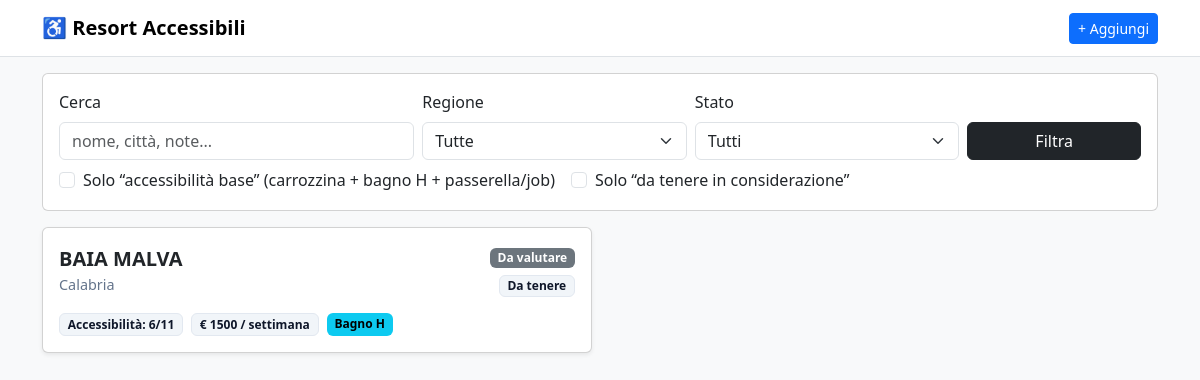
The page / on the database its author committed.
### tables this page shows
CREATE TABLE resorts (
        id INTEGER PRIMARY KEY AUTOINCREMENT,
        name TEXT NOT NULL,
        region TEXT,
        city TEXT,
        website TEXT,
        phone TEXT,
        email TEXT,

        price_week REAL,
        price_period TEXT,
        price_notes TEXT,

        status TEXT DEFAULT 'valutare',
        keep_flag INTEGER DEFAULT 0,

        notes TEXT,

        wheelchair_access INTEGER DEFAULT 0,
        beach_walkway INTEGER DEFAULT 0,
        beach_bathroom_h INTEGER DEFAULT 0,
        beach_job_chair INTEGER DEFAULT 0,
        accessible_room INTEGER DEFAULT 0,
        restaurant_accessible INTEGER DEFAULT 0,
        pool_accessible INTEGER DEFAULT 0,
        lift INTEGER DEFAULT 0,
        disabled_parking INTEGER DEFAULT 0,
        step_free_paths INTEGER DEFAULT 0,
        staff_assistance INTEGER DEFAULT 0,

        created_at TEXT,
        updated_at TEXT
    );

### app.py (the view)
@app.route("/", methods=["GET"])
def index():
    q = request.args.get("q", "").strip()
    region = request.args.get("region", "").strip()
    status = request.args.get("status", "").strip()
    only_access = request.args.get("only_access", "")  # "1" => con almeno basics
    keep = request.args.get("keep", "")               # "1" => solo da tenere in considerazione
    where = []
    params = []
    if q:
        where.append("(name LIKE ? OR city LIKE ? OR notes LIKE ?)")
        like = f"%{q}%"
        params += [like, like, like]
    if region:
        where.append("region = ?")
        params.append(region)
    if status:
        where.append("status = ?")
        params.append(status)
    if keep == "1":
        where.append("keep_flag = 1")
    if only_access == "1":
        where.append("wheelchair_access = 1 AND beach_bathroom_h = 1 AND (beach_walkway = 1 OR beach_job_chair = 1)")
    sql = "SELECT * FROM resorts"
    if where:
        sql += " WHERE " + " AND ".join(where)
    sql += " ORDER BY updated_at DESC, created_at DESC"
    conn = db()
    rows = conn.execute(sql, params).fetchall()
    conn.close()
    resorts = []
    for r in rows:
        have, total = calc_access_score(r)
        resorts.append((r, have, total))
    return render_template(
        "index.html",
        resorts=resorts,
        regions=REGIONS,
        status_choices=STATUS_CHOICES,
        filters={"q": q, "region": region, "status": status, "only_access": only_access, "keep": keep}
    )

### app.py (called while the page is built)
def db():
    conn = sqlite3.connect(DB_PATH)
    conn.row_factory = sqlite3.Row
    return conn

def calc_access_score(row):
    total = len(FEATURES)
    have = 0
    for key, _label in FEATURES:
        have += 1 if row[key] else 0
    return have, total

@app.before_request
def _ensure_db():
    init_db()

### templates/index.html (shortened to what this page needs)
{% extends "base.html" %}
{% block content %}
<form class="card p-3 mb-3" method="get">
  <div class="row g-2 align-items-end">
    <div class="col-12 col-md-4">
      <label class="form-label">Cerca</label>
      <input class="form-control" name="q" value="{{ filters.q }}" placeholder="nome, città, note...">
    </div>
    <div class="col-6 col-md-3">
      <label class="form-label">Regione</label>
      <select class="form-select" name="region">
        <option value="">Tutte</option>
      </select>
    </div>
    <div class="col-6 col-md-3">
      <label class="form-label">Stato</label>
      <select class="form-select" name="status">
        <option value="">Tutti</option>
      </select>
    </div>
    <div class="col-12 col-md-2 d-grid">
      <button class="btn btn-dark">Filtra</button>
    </div>
    <div class="col-12">
      <div class="d-flex gap-3 flex-wrap">
        <div class="form-check">
          <input class="form-check-input" type="checkbox" id="only_access" name="only_access" value="1"
                 {% if filters.only_access=="1" %}checked{% endif %}>
          <label class="form-check-label" for="only_access">Solo “accessibilità base” (carrozzina + bagno H + passerella/job)</label>
        </div>
        <div class="form-check">
          <input class="form-check-input" type="checkbox" id="keep" name="keep" value="1"
                 {% if filters.keep=="1" %}checked{% endif %}>
          <label class="form-check-label" for="keep">Solo “da tenere in considerazione”</label>
        </div>
      </div>
    </div>
  </div>
</form>
<div class="row g-3">
  {% for r, have, total in resorts %}
  <div class="col-12 col-md-6">
    <div class="card shadow-sm card-tap" onclick="location.href='{{ url_for('view_resort', resort_id=r.id) }}'">
      <div class="card-body">
        <div class="d-flex justify-content-between gap-2">
          <div>
            <div class="fw-semibold fs-5">{{ r.name }}</div>
            <div class="small-muted">{{ r.region or "—" }}{% if r.city %} • {{ r.city }}{% endif %}</div>
          </div>
          <div class="text-end">
            {% if r.status == "interessante" %}
              <span class="badge text-bg-success">Interessante</span>
            {% elif r.status == "scartare" %}
              <span class="badge text-bg-danger">Scartare</span>
            {% else %}
              <span class="badge text-bg-secondary">Da valutare</span>
            {% endif %}
            {% if r.keep_flag %}
              <div class="mt-1"><span class="badge badge-soft">Da tenere</span></div>
            {% endif %}
          </div>
        </div>
        <div class="mt-3 d-flex flex-wrap gap-2">
          <span class="badge badge-soft">Accessibilità: {{ have }}/{{ total }}</span>
          {% if r.price_week %}
            <span class="badge badge-soft">€ {{ "%.0f"|format(r.price_week) }} / settimana</span>
          {% endif %}
          {% if r.beach_bathroom_h %}<span class="badge text-bg-info">Bagno H</span>{% endif %}
        </div>
      </div>
    </div>
  </div>
  {% endfor %}
</div>
{% endblock %}

### templates/base.html (style rules this page uses)
.badge-soft { background: #f1f5f9; color:#0f172a; border:1px solid #e2e8f0; }
.card-tap { cursor:pointer; }
.small-muted { color:#64748b; font-size:.9rem; }

### rows shown on the page
resorts: name "BAIA MALVA", region "Calabria", status "Da valutare", keep_flag "Da tenere", have "6", total "11", price_week "1500", beach_bathroom_h "Bagno H"
